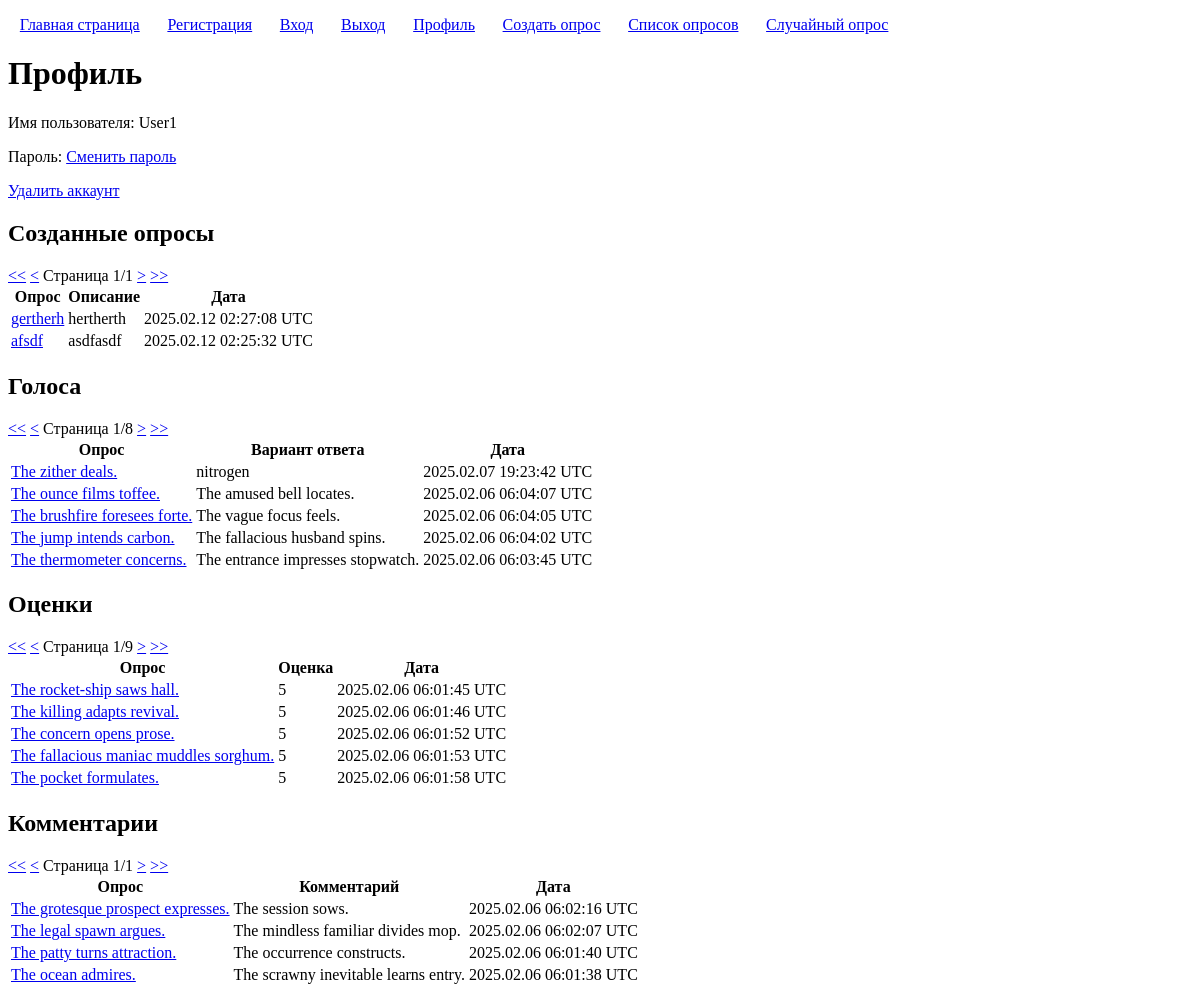
The app's page /users/98/profile/ (signed in) with its own data.
### polls/models.py (models this page shows, shortened)
class Poll(models.Model):
	title = models.CharField('Заголовок', max_length=100, validators=[custom_validators.forbidden_words])
	description = models.CharField('Описание', max_length=100, blank=True, null=True, validators=[custom_validators.forbidden_words])
	user = models.ForeignKey(User, on_delete=models.CASCADE, verbose_name='Автор')
	created = models.DateTimeField('Время создания', auto_now_add=True)
	class Meta:
		constraints = [models.UniqueConstraint(fields=('title', 'user'), name="unique_poll" )]

class Vote(models.Model):
	user = models.ForeignKey(User, on_delete=models.CASCADE)
	poll = models.ForeignKey(Poll, on_delete=models.CASCADE)
	choice = models.ForeignKey(Choice, on_delete=models.CASCADE)
	created = models.DateTimeField(auto_now=True)
	class Meta:
		constraints = [models.UniqueConstraint(fields=('user', 'poll'), name="unique_vote" )]

class Choice(models.Model):
	poll = models.ForeignKey(Poll, on_delete=models.CASCADE)
	text = models.CharField('', max_length=100, validators=[custom_validators.forbidden_words])
	class Meta:
		constraints = [models.UniqueConstraint(fields=('poll', 'text'), name="unique_choice" )]

class Rating(models.Model):
	user = models.ForeignKey(User, on_delete=models.CASCADE)
	poll = models.ForeignKey(Poll, on_delete=models.CASCADE)
	value = models.IntegerField(validators=[MinValueValidator(1), MaxValueValidator(5)])
	created = models.DateTimeField(auto_now=True)
	class Meta:
		constraints = [models.UniqueConstraint(fields=('user', 'poll'), name="unique_rating" )]

class Comment(models.Model):
	user = models.ForeignKey(User, on_delete=models.CASCADE)
	poll = models.ForeignKey(Poll, on_delete=models.CASCADE)
	text = models.CharField('Текст', max_length=100, validators=[custom_validators.forbidden_words])
	created = models.DateTimeField(auto_now_add=True)

### users/views.py (the view)
# urls.py: path("<int:user_pk>/profile/", views.ProfileView.as_view(), name="profile"),
class ProfileView(DetailView):
	model = User
	pk_url_kwarg = 'user_pk'
	paginate_by = 5
	template_name = 'users/profile.html'
	def get_context_data(self, *args, **kwargs):
		context = super().get_context_data(*args, **kwargs)
		context['user_polls'] = self.request.user.poll_set.order_by('-created')
		user_polls_paginator = Paginator(context['user_polls'], self.paginate_by)
		context['user_polls_page_kwarg'] = 'user_polls_page_number'
		context['user_polls_page_number'] = self.request.GET.get(context['user_polls_page_kwarg'])
		context['user_polls_page_obj'] = user_polls_paginator.get_page(context['user_polls_page_number'])
		context['user_votes'] = self.request.user.vote_set.order_by('-created')
		user_votes_paginator = Paginator(context['user_votes'], self.paginate_by)
		context['user_votes_page_kwarg'] = 'user_votes_page_number'
		context['user_votes_page_number'] = self.request.GET.get(context['user_votes_page_kwarg'])
		context['user_votes_page_obj'] = user_votes_paginator.get_page(context['user_votes_page_number'])
		context['user_ratings'] = self.request.user.rating_set.order_by('-value')
		user_ratings_paginator = Paginator(context['user_ratings'], self.paginate_by)
		context['user_ratings_page_kwarg'] = 'user_ratings_page_number'
		context['user_ratings_page_number'] = self.request.GET.get(context['user_ratings_page_kwarg'])
		context['user_ratings_page_obj'] = user_ratings_paginator.get_page(context['user_ratings_page_number'])
		context['user_comments'] = self.request.user.comment_set.order_by('-created')
		user_comments_paginator = Paginator(context['user_comments'], self.paginate_by)
		context['user_comments_page_kwarg'] = 'user_comments_page_number'
		context['user_comments_page_number'] = self.request.GET.get(context['user_comments_page_kwarg'])
		context['user_comments_page_obj'] = user_comments_paginator.get_page(context['user_comments_page_number'])
		return context

### templatetags/pagination.py (called while the page is built)
@register.inclusion_tag('pagination.html')
def pagination(page_kwarg, page_obj):
	return {'page_kwarg': page_kwarg, 'page_obj': page_obj}

### users/templates/users/profile.html (shortened to what this page needs)
{% extends "base.html" %}
{% load pagination %}
{% block h1 %}Профиль{% endblock h1 %}
{% block content %}
	<p>Имя пользователя: {{ user.username }}</p>
	<p>Пароль: <a href="{% url 'password_change' user.pk %}">Сменить пароль</a></p>
	<p><a href="{% url 'delete_user' user.pk %}">Удалить аккаунт</a></p>
	<h2>Созданные опросы</h2>
	{% if user_polls %}
		{% pagination user_polls_page_kwarg user_polls_page_obj %}
		<table>
			<thead>
				<tr>
					<th>Опрос</th>
					<th>Описание</th>
					<th>Дата</th>
				</tr>
			</thead>
			<tbody>
				{% for poll in user_polls_page_obj %}
					<tr>
						<td>
							<a href="{% url 'poll_page' poll.pk %}">{{ poll.title }}</a>
						</td>
						<td>
							{{ poll.description }}
						</td>
						<td>
							{{ poll.created|date:"Y.m.d H:i:s e" }}
						</td>
					</tr>
				{% endfor %}
			</tbody>
		</table>
	{% else %}
		<p>Отсутствуют.</p>
	{% endif %}
	<h2>Голоса</h2>
	{% if user_votes %}
		{% pagination user_votes_page_kwarg user_votes_page_obj %}
		<table>
			<thead>
				<tr>
					<th>Опрос</th>
					<th>Вариант ответа</th>
					<th>Дата</th>
				</tr>
			</thead>
			<tbody>
				{% for vote in user_votes_page_obj %}
					<tr>
						<td>
							<a href="{% url 'poll_page' vote.poll.pk %}">{{ vote.poll.title }}</a>
						</td>
						<td>
							{{ vote.choice.text }}
						</td>
						<td>
							{{ vote.created|date:"Y.m.d H:i:s e" }}
						</td>
					</tr>
				{% endfor %}
			</tbody>
		</table>
	{% else %}
		<p>Отсутствуют.</p>
	{% endif %}
	<h2>Оценки</h2>
	{% if user_ratings %}
		{% pagination user_ratings_page_kwarg user_ratings_page_obj %}
		<table>
			<thead>
				<tr>
					<th>Опрос</th>
					<th>Оценка</th>
					<th>Дата</th>
				</tr>
			</thead>
			<tbody>
				{% for rating in user_ratings_page_obj %}
					<tr>
						<td>
							<a href="{% url 'poll_page' rating.poll.pk %}">{{ rating.poll.title }}</a>
						</td>
						<td>
							{{ rating.value }}
						</td>
						<td>
							{{ rating.created|date:"Y.m.d H:i:s e" }}
						</td>
					</tr>
				{% endfor %}
			</tbody>
		</table>
	{% else %}
		<p>Отсутствуют.</p>
	{% endif %}
	<h2>Комментарии</h2>
	{% if user_comments %}
		{% pagination user_comments_page_kwarg user_comments_page_obj %}
		<table>
			<thead>
				<tr>
					<th>Опрос</th>
					<th>Комментарий</th>
					<th>Дата</th>
				</tr>
			</thead>
			<tbody>
				{% for comment in user_comments_page_obj %}
					<tr>
						<td>
							<a href="{% url 'poll_page' comment.poll.pk %}">{{ comment.poll.title }}</a>
						</td>
						<td>
							{{ comment.text }}
						</td>
						<td>
							{{ comment.created|date:"Y.m.d H:i:s e" }}
						</td>
					</tr>
				{% endfor %}
			</tbody>
		</table>
	{% else %}
		<p>Отсутствуют.</p>
	{% endif %}
{% endblock content %}

### records on screen
Poll: title "gertherh", description "hertherth", created "2025.02.12 02:27:08 UTC"
Poll: title "afsdf", description "asdfasdf", created "2025.02.12 02:25:32 UTC"
Vote: poll "The zither deals.", choice.text "nitrogen", created "2025.02.07 19:23:42 UTC"
Vote: poll "The ounce films toffee.", choice.text "The amused bell locates.", created "2025.02.06 06:04:07 UTC"
Vote: poll "The brushfire foresees forte.", choice.text "The vague focus feels.", created "2025.02.06 06:04:05 UTC"
Vote: poll "The jump intends carbon.", choice.text "The fallacious husband spins.", created "2025.02.06 06:04:02 UTC"
Vote: poll "The thermometer concerns.", choice.text "The entrance impresses stopwatch.", created "2025.02.06 06:03:45 UTC"
Rating: poll "The rocket-ship saws hall.", value "5", created "2025.02.06 06:01:45 UTC"
Rating: poll "The killing adapts revival.", value "5", created "2025.02.06 06:01:46 UTC"
Rating: poll "The concern opens prose.", value "5", created "2025.02.06 06:01:52 UTC"
Rating: poll "The fallacious maniac muddles sorghum.", value "5", created "2025.02.06 06:01:53 UTC"
Rating: poll "The pocket formulates.", value "5", created "2025.02.06 06:01:58 UTC"
Comment: poll "The grotesque prospect expresses.", text "The session sows.", created "2025.02.06 06:02:16 UTC"
Comment: poll "The legal spawn argues.", text "The mindless familiar divides mop.", created "2025.02.06 06:02:07 UTC"
Comment: poll "The patty turns attraction.", text "The occurrence constructs.", created "2025.02.06 06:01:40 UTC"
Comment: poll "The ocean admires.", text "The scrawny inevitable learns entry.", created "2025.02.06 06:01:38 UTC"

### other values on screen
{{ user.username }} "User1"
{{ page_obj.number }} "1 1 1 1"
{{ page_obj.paginator.num_pages }} "1 8 9 1"
